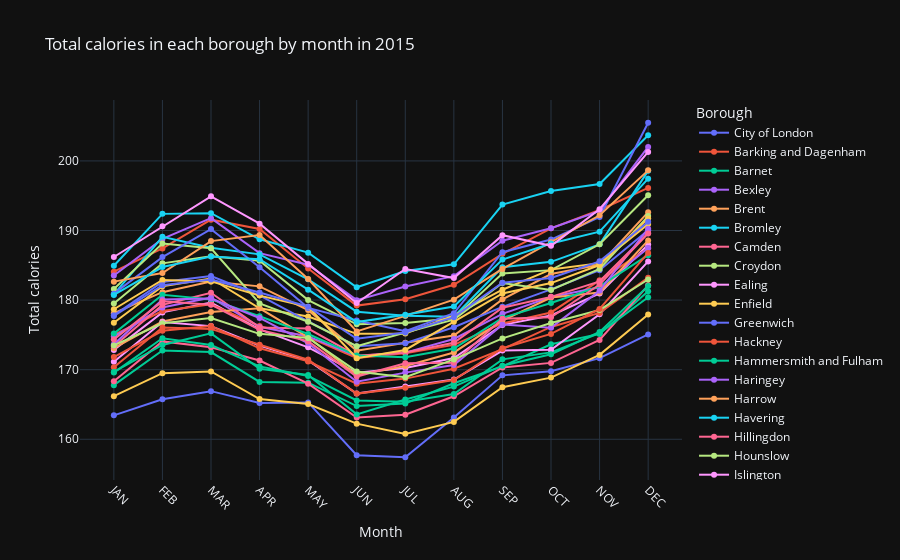

The notebook cell saved with this chart:
### Code cell
# group the data by borough and month, and sum the calories
grouped = grocery_data_monthly.groupby(['area_id', 'month']).sum().reset_index()

# add the borough names from the map dataframe
grouped = grouped.set_index('area_id').join(map_data.set_index('GSS_CODE')['NAME']).reset_index()

# create an interactive line chart
fig = px.line(grouped, x='month', y='energy_tot', color='NAME', markers=True,
              title='Total calories in each borough by month in 2015',
              labels={'energy_tot': 'Total calories', 'month': 'Month', 'NAME': 'Borough'},
              template='plotly_dark')

fig.update_layout(xaxis_tickangle=45, legend_title_text='Borough')
fig.show()

### Figure 1 — Plotly figure (JSON) as saved in the notebook; plotly's stock layout.template omitted (floating-point values rounded to 4 significant figures)
{"data": [{"hovertemplate": "Borough=City of London<br>Month=%{x}<br>Total calories=%{y}<extra></extra>", "legendgroup": "City of London", "line": {"color": "#636efa", "dash": "solid"}, "marker": {"symbol": "circle"}, "mode": "lines+markers", "name": "City of London", "orientation": "v", "showlegend": true, "type": "scatter", "x": ["JAN", "FEB", "MAR", "APR", "MAY", "JUN", "JUL", "AUG", "SEP", "OCT", "NOV", "DEC"], "xaxis": "x", "y": [163.4, 165.7, 166.9, 165.2, 165.3, 157.7, 157.4, 163.1, 169.2, 169.8, 171.7, 175.1], "yaxis": "y"}, {"hovertemplate": "Borough=Barking and Dagenham<br>Month=%{x}<br>Total calories=%{y}<extra></extra>", "legendgroup": "Barking and Dagenham", "line": {"color": "#EF553B", "dash": "solid"}, "marker": {"symbol": "circle"}, "mode": "lines+markers", "name": "Barking and Dagenham", "orientation": "v", "showlegend": true, "type": "scatter", "x": ["JAN", "FEB", "MAR", "APR", "MAY", "JUN", "JUL", "AUG", "SEP", "OCT", "NOV", "DEC"], "xaxis": "x", "y": [184.1, 187.4, 191.6, 190.2, 184.5, 179.2, 180.1, 182.2, 186.6, 190.3, 192.9, 196.1], "yaxis": "y"}, {"hovertemplate": "Borough=Barnet<br>Month=%{x}<br>Total calories=%{y}<extra></extra>", "legendgroup": "Barnet", "line": {"color": "#00cc96", "dash": "solid"}, "marker": {"symbol": "circle"}, "mode": "lines+markers", "name": "Barnet", "orientation": "v", "showlegend": true, "type": "scatter", "x": ["JAN", "FEB", "MAR", "APR", "MAY", "JUN", "JUL", "AUG", "SEP", "OCT", "NOV", "DEC"], "xaxis": "x", "y": [167.8, 172.8, 172.5, 168.2, 168.1, 164.8, 165.1, 168.1, 170.5, 173.6, 175.1, 181.3], "yaxis": "y"}, {"hovertemplate": "Borough=Bexley<br>Month=%{x}<br>Total calories=%{y}<extra></extra>", "legendgroup": "Bexley", "line": {"color": "#ab63fa", "dash": "solid"}, "marker": {"symbol": "circle"}, "mode": "lines+markers", "name": "Bexley", "orientation": "v", "showlegend": true, "type": "scatter", "x": ["JAN", "FEB", "MAR", "APR", "MAY", "JUN", "JUL", "AUG", "SEP", "OCT", "NOV", "DEC"], "xaxis": "x", "y": [183.5, 188.8, 191.8, 186.7, 185.1, 180.0, 182.0, 183.4, 188.5, 190.3, 192.8, 202.0], "yaxis": "y"}, {"hovertemplate": "Borough=Brent<br>Month=%{x}<br>Total calories=%{y}<extra></extra>", "legendgroup": "Brent", "line": {"color": "#FFA15A", "dash": "solid"}, "marker": {"symbol": "circle"}, "mode": "lines+markers", "name": "Brent", "orientation": "v", "showlegend": true, "type": "scatter", "x": ["JAN", "FEB", "MAR", "APR", "MAY", "JUN", "JUL", "AUG", "SEP", "OCT", "NOV", "DEC"], "xaxis": "x", "y": [178.1, 181.1, 182.7, 182.0, 178.6, 172.7, 173.9, 174.9, 180.1, 183.7, 185.1, 192.6], "yaxis": "y"}, {"hovertemplate": "Borough=Bromley<br>Month=%{x}<br>Total calories=%{y}<extra></extra>", "legendgroup": "Bromley", "line": {"color": "#19d3f3", "dash": "solid"}, "marker": {"symbol": "circle"}, "mode": "lines+markers", "name": "Bromley", "orientation": "v", "showlegend": true, "type": "scatter", "x": ["JAN", "FEB", "MAR", "APR", "MAY", "JUN", "JUL", "AUG", "SEP", "OCT", "NOV", "DEC"], "xaxis": "x", "y": [180.8, 189.1, 187.5, 186.6, 183.0, 178.3, 177.8, 177.6, 184.7, 185.5, 188.0, 198.6], "yaxis": "y"}, {"hovertemplate": "Borough=Camden<br>Month=%{x}<br>Total calories=%{y}<extra></extra>", "legendgroup": "Camden", "line": {"color": "#FF6692", "dash": "solid"}, "marker": {"symbol": "circle"}, "mode": "lines+markers", "name": "Camden", "orientation": "v", "showlegend": true, "type": "scatter", "x": ["JAN", "FEB", "MAR", "APR", "MAY", "JUN", "JUL", "AUG", "SEP", "OCT", "NOV", "DEC"], "xaxis": "x", "y": [168.3, 174.1, 173.2, 171.3, 168.0, 163.1, 163.5, 166.2, 170.3, 171.0, 174.3, 182.1], "yaxis": "y"}, {"hovertemplate": "Borough=Croydon<br>Month=%{x}<br>Total calories=%{y}<extra></extra>", "legendgroup": "Croydon", "line": {"color": "#B6E880", "dash": "solid"}, "marker": {"symbol": "circle"}, "mode": "lines+markers", "name": "Croydon", "orientation": "v", "showlegend": true, "type": "scatter", "x": ["JAN", "FEB", "MAR", "APR", "MAY", "JUN", "JUL", "AUG", "SEP", "OCT", "NOV", "DEC"], "xaxis": "x", "y": [179.5, 185.3, 186.3, 185.6, 180.0, 176.5, 176.7, 177.4, 183.8, 184.3, 188.0, 195.1], "yaxis": "y"}, {"hovertemplate": "Borough=Ealing<br>Month=%{x}<br>Total calories=%{y}<extra></extra>", "legendgroup": "Ealing", "line": {"color": "#FF97FF", "dash": "solid"}, "marker": {"symbol": "circle"}, "mode": "lines+markers", "name": "Ealing", "orientation": "v", "showlegend": true, "type": "scatter", "x": ["JAN", "FEB", "MAR", "APR", "MAY", "JUN", "JUL", "AUG", "SEP", "OCT", "NOV", "DEC"], "xaxis": "x", "y": [172.8, 178.2, 179.7, 175.8, 173.2, 169.6, 170.2, 171.7, 176.4, 177.8, 181.0, 188.0], "yaxis": "y"}, {"hovertemplate": "Borough=Enfield<br>Month=%{x}<br>Total calories=%{y}<extra></extra>", "legendgroup": "Enfield", "line": {"color": "#FECB52", "dash": "solid"}, "marker": {"symbol": "circle"}, "mode": "lines+markers", "name": "Enfield", "orientation": "v", "showlegend": true, "type": "scatter", "x": ["JAN", "FEB", "MAR", "APR", "MAY", "JUN", "JUL", "AUG", "SEP", "OCT", "NOV", "DEC"], "xaxis": "x", "y": [176.8, 182.0, 183.1, 178.8, 177.6, 175.1, 175.2, 177.8, 181.5, 184.4, 185.3, 190.9], "yaxis": "y"}, {"hovertemplate": "Borough=Greenwich<br>Month=%{x}<br>Total calories=%{y}<extra></extra>", "legendgroup": "Greenwich", "line": {"color": "#636efa", "dash": "solid"}, "marker": {"symbol": "circle"}, "mode": "lines+markers", "name": "Greenwich", "orientation": "v", "showlegend": true, "type": "scatter", "x": ["JAN", "FEB", "MAR", "APR", "MAY", "JUN", "JUL", "AUG", "SEP", "OCT", "NOV", "DEC"], "xaxis": "x", "y": [177.8, 182.6, 183.4, 180.7, 177.0, 173.4, 173.8, 176.1, 179.0, 181.5, 184.3, 190.0], "yaxis": "y"}, {"hovertemplate": "Borough=Hackney<br>Month=%{x}<br>Total calories=%{y}<extra></extra>", "legendgroup": "Hackney", "line": {"color": "#EF553B", "dash": "solid"}, "marker": {"symbol": "circle"}, "mode": "lines+markers", "name": "Hackney", "orientation": "v", "showlegend": true, "type": "scatter", "x": ["JAN", "FEB", "MAR", "APR", "MAY", "JUN", "JUL", "AUG", "SEP", "OCT", "NOV", "DEC"], "xaxis": "x", "y": [175.0, 178.4, 179.4, 176.3, 174.7, 171.7, 172.4, 173.6, 176.7, 178.2, 182.8, 187.4], "yaxis": "y"}, {"hovertemplate": "Borough=Hammersmith and Fulham<br>Month=%{x}<br>Total calories=%{y}<extra></extra>", "legendgroup": "Hammersmith and Fulham", "line": {"color": "#00cc96", "dash": "solid"}, "marker": {"symbol": "circle"}, "mode": "lines+markers", "name": "Hammersmith and Fulham", "orientation": "v", "showlegend": true, "type": "scatter", "x": ["JAN", "FEB", "MAR", "APR", "MAY", "JUN", "JUL", "AUG", "SEP", "OCT", "NOV", "DEC"], "xaxis": "x", "y": [169.6, 174.5, 173.5, 170.5, 169.1, 165.6, 165.4, 166.5, 171.5, 172.5, 175.2, 180.4], "yaxis": "y"}, {"hovertemplate": "Borough=Haringey<br>Month=%{x}<br>Total calories=%{y}<extra></extra>", "legendgroup": "Haringey", "line": {"color": "#ab63fa", "dash": "solid"}, "marker": {"symbol": "circle"}, "mode": "lines+markers", "name": "Haringey", "orientation": "v", "showlegend": true, "type": "scatter", "x": ["JAN", "FEB", "MAR", "APR", "MAY", "JUN", "JUL", "AUG", "SEP", "OCT", "NOV", "DEC"], "xaxis": "x", "y": [174.8, 178.9, 180.4, 176.1, 174.8, 172.0, 172.5, 174.4, 178.0, 180.4, 181.8, 187.5], "yaxis": "y"}, {"hovertemplate": "Borough=Harrow<br>Month=%{x}<br>Total calories=%{y}<extra></extra>", "legendgroup": "Harrow", "line": {"color": "#FFA15A", "dash": "solid"}, "marker": {"symbol": "circle"}, "mode": "lines+markers", "name": "Harrow", "orientation": "v", "showlegend": true, "type": "scatter", "x": ["JAN", "FEB", "MAR", "APR", "MAY", "JUN", "JUL", "AUG", "SEP", "OCT", "NOV", "DEC"], "xaxis": "x", "y": [173.1, 176.9, 178.3, 178.8, 174.7, 169.2, 170.5, 172.5, 177.1, 180.4, 181.1, 188.6], "yaxis": "y"}, {"hovertemplate": "Borough=Havering<br>Month=%{x}<br>Total calories=%{y}<extra></extra>", "legendgroup": "Havering", "line": {"color": "#19d3f3", "dash": "solid"}, "marker": {"symbol": "circle"}, "mode": "lines+markers", "name": "Havering", "orientation": "v", "showlegend": true, "type": "scatter", "x": ["JAN", "FEB", "MAR", "APR", "MAY", "JUN", "JUL", "AUG", "SEP", "OCT", "NOV", "DEC"], "xaxis": "x", "y": [184.9, 192.4, 192.5, 188.7, 186.8, 181.8, 184.2, 185.1, 193.7, 195.7, 196.7, 203.7], "yaxis": "y"}, {"hovertemplate": "Borough=Hillingdon<br>Month=%{x}<br>Total calories=%{y}<extra></extra>", "legendgroup": "Hillingdon", "line": {"color": "#FF6692", "dash": "solid"}, "marker": {"symbol": "circle"}, "mode": "lines+markers", "name": "Hillingdon", "orientation": "v", "showlegend": true, "type": "scatter", "x": ["JAN", "FEB", "MAR", "APR", "MAY", "JUN", "JUL", "AUG", "SEP", "OCT", "NOV", "DEC"], "xaxis": "x", "y": [173.4, 179.3, 181.0, 176.1, 175.9, 172.0, 172.5, 173.9, 178.9, 180.5, 182.7, 189.6], "yaxis": "y"}, {"hovertemplate": "Borough=Hounslow<br>Month=%{x}<br>Total calories=%{y}<extra></extra>", "legendgroup": "Hounslow", "line": {"color": "#B6E880", "dash": "solid"}, "marker": {"symbol": "circle"}, "mode": "lines+markers", "name": "Hounslow", "orientation": "v", "showlegend": true, "type": "scatter", "x": ["JAN", "FEB", "MAR", "APR", "MAY", "JUN", "JUL", "AUG", "SEP", "OCT", "NOV", "DEC"], "xaxis": "x", "y": [181.6, 188.1, 187.4, 179.5, 176.9, 173.4, 175.4, 177.2, 182.5, 181.5, 184.5, 192.1], "yaxis": "y"}, {"hovertemplate": "Borough=Islington<br>Month=%{x}<br>Total calories=%{y}<extra></extra>", "legendgroup": "Islington", "line": {"color": "#FF97FF", "dash": "solid"}, "marker": {"symbol": "circle"}, "mode": "lines+markers", "name": "Islington", "orientation": "v", "showlegend": true, "type": "scatter", "x": ["JAN", "FEB", "MAR", "APR", "MAY", "JUN", "JUL", "AUG", "SEP", "OCT", "NOV", "DEC"], "xaxis": "x", "y": [171.2, 176.8, 176.3, 173.5, 171.3, 166.6, 167.6, 168.6, 172.8, 172.8, 178.0, 185.6], "yaxis": "y"}, {"hovertemplate": "Borough=Kensington and Chelsea<br>Month=%{x}<br>Total calories=%{y}<extra></extra>", "legendgroup": "Kensington and Chelsea", "line": {"color": "#FECB52", "dash": "solid"}, "marker": {"symbol": "circle"}, "mode": "lines+markers", "name": "Kensington and Chelsea", "orientation": "v", "showlegend": true, "type": "scatter", "x": ["JAN", "FEB", "MAR", "APR", "MAY", "JUN", "JUL", "AUG", "SEP", "OCT", "NOV", "DEC"], "xaxis": "x", "y": [166.2, 169.5, 169.7, 165.8, 165.1, 162.2, 160.8, 162.5, 167.5, 168.9, 172.1, 177.9], "yaxis": "y"}, {"hovertemplate": "Borough=Kingston upon Thames<br>Month=%{x}<br>Total calories=%{y}<extra></extra>", "legendgroup": "Kingston upon Thames", "line": {"color": "#636efa", "dash": "solid"}, "marker": {"symbol": "circle"}, "mode": "lines+markers", "name": "Kingston upon Thames", "orientation": "v", "showlegend": true, "type": "scatter", "x": ["JAN", "FEB", "MAR", "APR", "MAY", "JUN", "JUL", "AUG", "SEP", "OCT", "NOV", "DEC"], "xaxis": "x", "y": [180.9, 186.2, 190.2, 184.7, 178.9, 177.1, 175.5, 178.1, 186.9, 188.7, 191.9, 205.5], "yaxis": "y"}, {"hovertemplate": "Borough=Lambeth<br>Month=%{x}<br>Total calories=%{y}<extra></extra>", "legendgroup": "Lambeth", "line": {"color": "#EF553B", "dash": "solid"}, "marker": {"symbol": "circle"}, "mode": "lines+markers", "name": "Lambeth", "orientation": "v", "showlegend": true, "type": "scatter", "x": ["JAN", "FEB", "MAR", "APR", "MAY", "JUN", "JUL", "AUG", "SEP", "OCT", "NOV", "DEC"], "xaxis": "x", "y": [171.8, 175.6, 176.3, 173.1, 171.2, 168.0, 168.7, 170.1, 173.0, 176.1, 178.2, 183.2], "yaxis": "y"}, {"hovertemplate": "Borough=Lewisham<br>Month=%{x}<br>Total calories=%{y}<extra></extra>", "legendgroup": "Lewisham", "line": {"color": "#00cc96", "dash": "solid"}, "marker": {"symbol": "circle"}, "mode": "lines+markers", "name": "Lewisham", "orientation": "v", "showlegend": true, "type": "scatter", "x": ["JAN", "FEB", "MAR", "APR", "MAY", "JUN", "JUL", "AUG", "SEP", "OCT", "NOV", "DEC"], "xaxis": "x", "y": [175.2, 180.8, 180.1, 177.7, 175.1, 172.0, 171.8, 173.0, 177.4, 179.6, 182.0, 186.5], "yaxis": "y"}, {"hovertemplate": "Borough=Merton<br>Month=%{x}<br>Total calories=%{y}<extra></extra>", "legendgroup": "Merton", "line": {"color": "#ab63fa", "dash": "solid"}, "marker": {"symbol": "circle"}, "mode": "lines+markers", "name": "Merton", "orientation": "v", "showlegend": true, "type": "scatter", "x": ["JAN", "FEB", "MAR", "APR", "MAY", "JUN", "JUL", "AUG", "SEP", "OCT", "NOV", "DEC"], "xaxis": "x", "y": [173.7, 180.1, 180.2, 177.4, 173.8, 168.3, 169.6, 170.7, 176.5, 176.0, 181.3, 190.3], "yaxis": "y"}, {"hovertemplate": "Borough=Newham<br>Month=%{x}<br>Total calories=%{y}<extra></extra>", "legendgroup": "Newham", "line": {"color": "#FFA15A", "dash": "solid"}, "marker": {"symbol": "circle"}, "mode": "lines+markers", "name": "Newham", "orientation": "v", "showlegend": true, "type": "scatter", "x": ["JAN", "FEB", "MAR", "APR", "MAY", "JUN", "JUL", "AUG", "SEP", "OCT", "NOV", "DEC"], "xaxis": "x", "y": [182.7, 183.9, 188.5, 189.4, 183.0, 175.5, 177.7, 180.1, 184.5, 188.3, 192.2, 198.6], "yaxis": "y"}, {"hovertemplate": "Borough=Redbridge<br>Month=%{x}<br>Total calories=%{y}<extra></extra>", "legendgroup": "Redbridge", "line": {"color": "#19d3f3", "dash": "solid"}, "marker": {"symbol": "circle"}, "mode": "lines+markers", "name": "Redbridge", "orientation": "v", "showlegend": true, "type": "scatter", "x": ["JAN", "FEB", "MAR", "APR", "MAY", "JUN", "JUL", "AUG", "SEP", "OCT", "NOV", "DEC"], "xaxis": "x", "y": [180.7, 184.8, 186.2, 185.9, 181.5, 176.8, 177.9, 179.1, 185.8, 188.1, 189.8, 197.4], "yaxis": "y"}, {"hovertemplate": "Borough=Richmond upon Thames<br>Month=%{x}<br>Total calories=%{y}<extra></extra>", "legendgroup": "Richmond upon Thames", "line": {"color": "#FF6692", "dash": "solid"}, "marker": {"symbol": "circle"}, "mode": "lines+markers", "name": "Richmond upon Thames", "orientation": "v", "showlegend": true, "type": "scatter", "x": ["JAN", "FEB", "MAR", "APR", "MAY", "JUN", "JUL", "AUG", "SEP", "OCT", "NOV", "DEC"], "xaxis": "x", "y": [174.3, 179.8, 179.3, 175.7, 174.1, 169.0, 170.9, 171.0, 177.3, 177.5, 182.2, 189.6], "yaxis": "y"}, {"hovertemplate": "Borough=Southwark<br>Month=%{x}<br>Total calories=%{y}<extra></extra>", "legendgroup": "Southwark", "line": {"color": "#B6E880", "dash": "solid"}, "marker": {"symbol": "circle"}, "mode": "lines+markers", "name": "Southwark", "orientation": "v", "showlegend": true, "type": "scatter", "x": ["JAN", "FEB", "MAR", "APR", "MAY", "JUN", "JUL", "AUG", "SEP", "OCT", "NOV", "DEC"], "xaxis": "x", "y": [173.5, 176.7, 177.4, 175.1, 174.5, 169.7, 168.9, 171.5, 174.5, 176.7, 178.6, 183.0], "yaxis": "y"}, {"hovertemplate": "Borough=Sutton<br>Month=%{x}<br>Total calories=%{y}<extra></extra>", "legendgroup": "Sutton", "line": {"color": "#FF97FF", "dash": "solid"}, "marker": {"symbol": "circle"}, "mode": "lines+markers", "name": "Sutton", "orientation": "v", "showlegend": true, "type": "scatter", "x": ["JAN", "FEB", "MAR", "APR", "MAY", "JUN", "JUL", "AUG", "SEP", "OCT", "NOV", "DEC"], "xaxis": "x", "y": [186.2, 190.6, 194.9, 191.0, 185.2, 179.6, 184.5, 183.2, 189.3, 187.8, 193.1, 201.3], "yaxis": "y"}, {"hovertemplate": "Borough=Tower Hamlets<br>Month=%{x}<br>Total calories=%{y}<extra></extra>", "legendgroup": "Tower Hamlets", "line": {"color": "#FECB52", "dash": "solid"}, "marker": {"symbol": "circle"}, "mode": "lines+markers", "name": "Tower Hamlets", "orientation": "v", "showlegend": true, "type": "scatter", "x": ["JAN", "FEB", "MAR", "APR", "MAY", "JUN", "JUL", "AUG", "SEP", "OCT", "NOV", "DEC"], "xaxis": "x", "y": [178.7, 182.9, 182.7, 180.6, 179.0, 171.7, 172.8, 176.9, 180.9, 182.4, 185.0, 191.7], "yaxis": "y"}, {"hovertemplate": "Borough=Waltham Forest<br>Month=%{x}<br>Total calories=%{y}<extra></extra>", "legendgroup": "Waltham Forest", "line": {"color": "#636efa", "dash": "solid"}, "marker": {"symbol": "circle"}, "mode": "lines+markers", "name": "Waltham Forest", "orientation": "v", "showlegend": true, "type": "scatter", "x": ["JAN", "FEB", "MAR", "APR", "MAY", "JUN", "JUL", "AUG", "SEP", "OCT", "NOV", "DEC"], "xaxis": "x", "y": [177.7, 182.1, 183.0, 181.1, 179.0, 174.4, 175.3, 177.5, 182.5, 183.2, 185.6, 191.3], "yaxis": "y"}, {"hovertemplate": "Borough=Wandsworth<br>Month=%{x}<br>Total calories=%{y}<extra></extra>", "legendgroup": "Wandsworth", "line": {"color": "#EF553B", "dash": "solid"}, "marker": {"symbol": "circle"}, "mode": "lines+markers", "name": "Wandsworth", "orientation": "v", "showlegend": true, "type": "scatter", "x": ["JAN", "FEB", "MAR", "APR", "MAY", "JUN", "JUL", "AUG", "SEP", "OCT", "NOV", "DEC"], "xaxis": "x", "y": [170.3, 176.1, 175.9, 173.6, 171.5, 166.6, 167.4, 168.5, 173.1, 175.1, 178.7, 186.8], "yaxis": "y"}, {"hovertemplate": "Borough=Westminster<br>Month=%{x}<br>Total calories=%{y}<extra></extra>", "legendgroup": "Westminster", "line": {"color": "#00cc96", "dash": "solid"}, "marker": {"symbol": "circle"}, "mode": "lines+markers", "name": "Westminster", "orientation": "v", "showlegend": true, "type": "scatter", "x": ["JAN", "FEB", "MAR", "APR", "MAY", "JUN", "JUL", "AUG", "SEP", "OCT", "NOV", "DEC"], "xaxis": "x", "y": [169.7, 173.6, 175.2, 170.1, 169.2, 163.6, 165.7, 167.6, 170.6, 172.2, 175.4, 182.0], "yaxis": "y"}], "layout": {"legend": {"title": {"text": "Borough"}, "tracegroupgap": 0}, "title": {"text": "Total calories in each borough by month in 2015"}, "xaxis": {"anchor": "y", "domain": [0, 1], "tickangle": 45, "title": {"text": "Month"}}, "yaxis": {"anchor": "x", "domain": [0, 1], "title": {"text": "Total calories"}}}}
